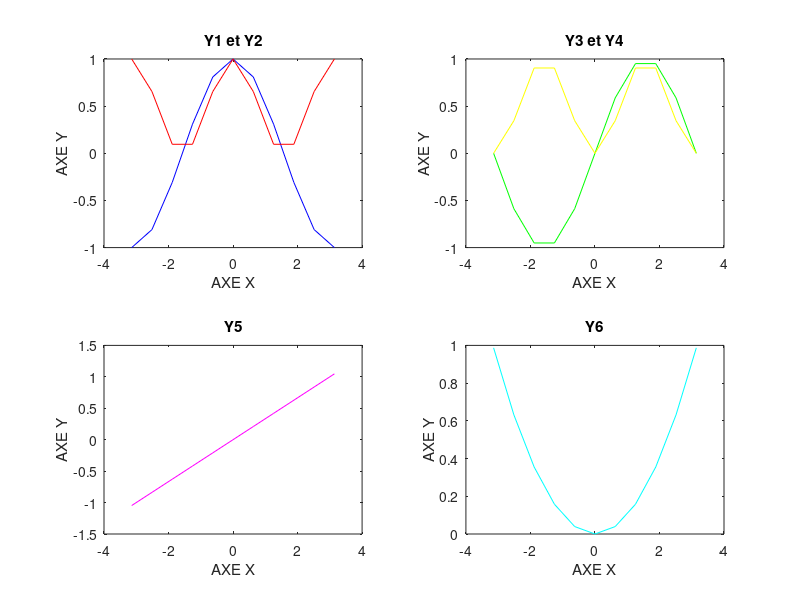

Write the MATLAB code that produced this figure.
clear all;

% Générer le vecteur x (abscisses)
x = -pi : 2*pi/10 : pi;

% Générer les vecteurs y1, y2, y3, y4, y5, y6
y1 = cos(x);
y2 = cos(x).^2;
y3 = sin(x);
y4 = sin(x).^2;
y5 = x / 3;
y6 = x.^2 / 10;

% Tracer les figures
figure;

% Tracer y1 et y2 dans la 1e figure en haut à gauche
subplot(2, 2, 1);
plot(x, y1, 'b', x, y2, 'r');
xlabel('AXE X');
ylabel('AXE Y');
title('Y1 et Y2');

% Tracer y3 et y4 dans la 2e figure en haut à droite
subplot(2, 2, 2);
plot(x, y3, 'g', x, y4, 'y');
xlabel('AXE X');
ylabel('AXE Y');
title('Y3 et Y4');

% Tracer y5 dans la 3e figure en bas à gauche
subplot(2, 2, 3);
plot(x, y5, 'm');
xlabel('AXE X');
ylabel('AXE Y');
title('Y5');

% Tracer y6 dans la 4e figure en bas à droite
subplot(2, 2, 4);
plot(x, y6, 'c');
xlabel('AXE X');
ylabel('AXE Y');
title('Y6');
